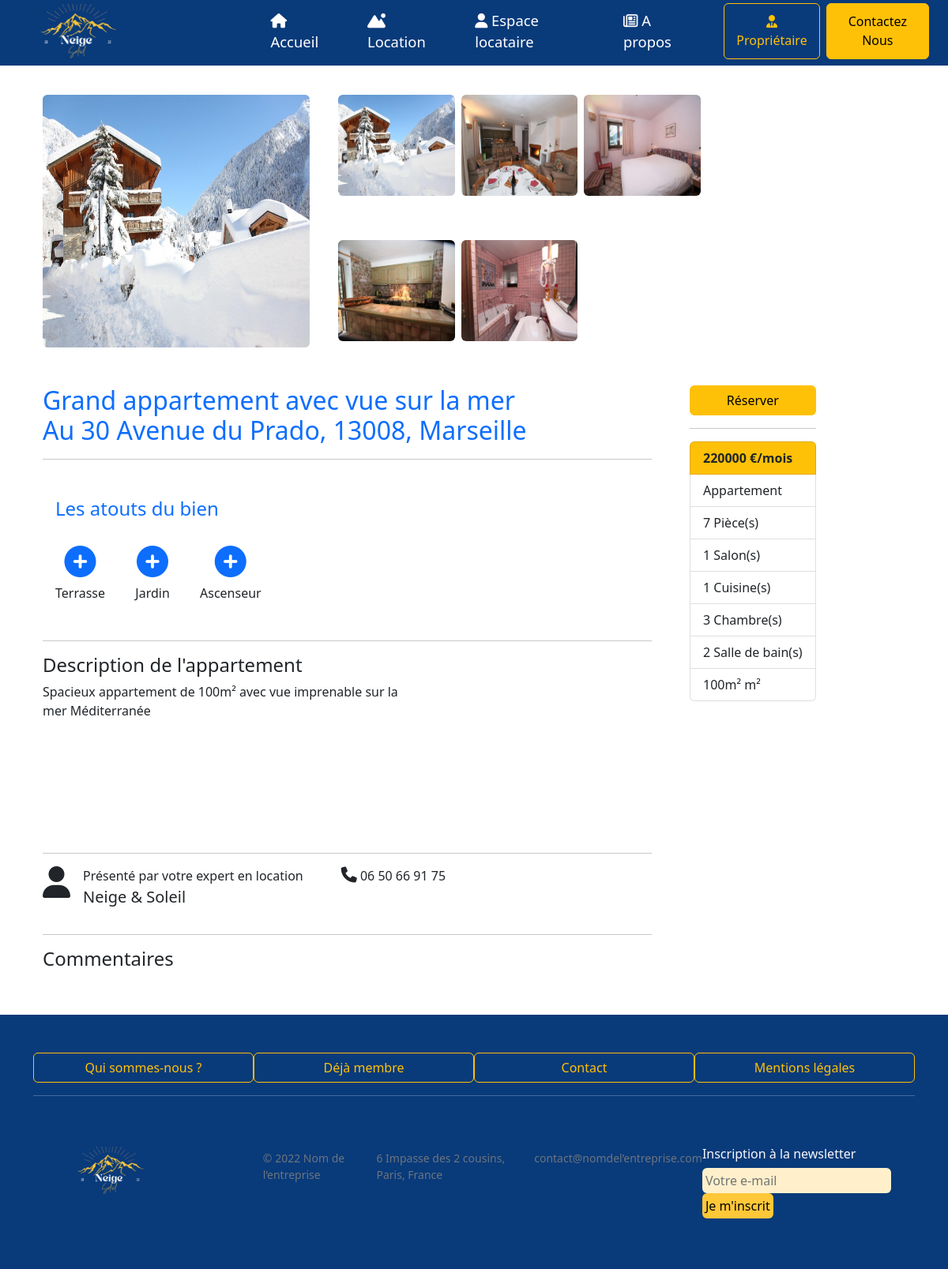
The page /index.php?page=appartement&id_appart=2 on the database as committed earlier.
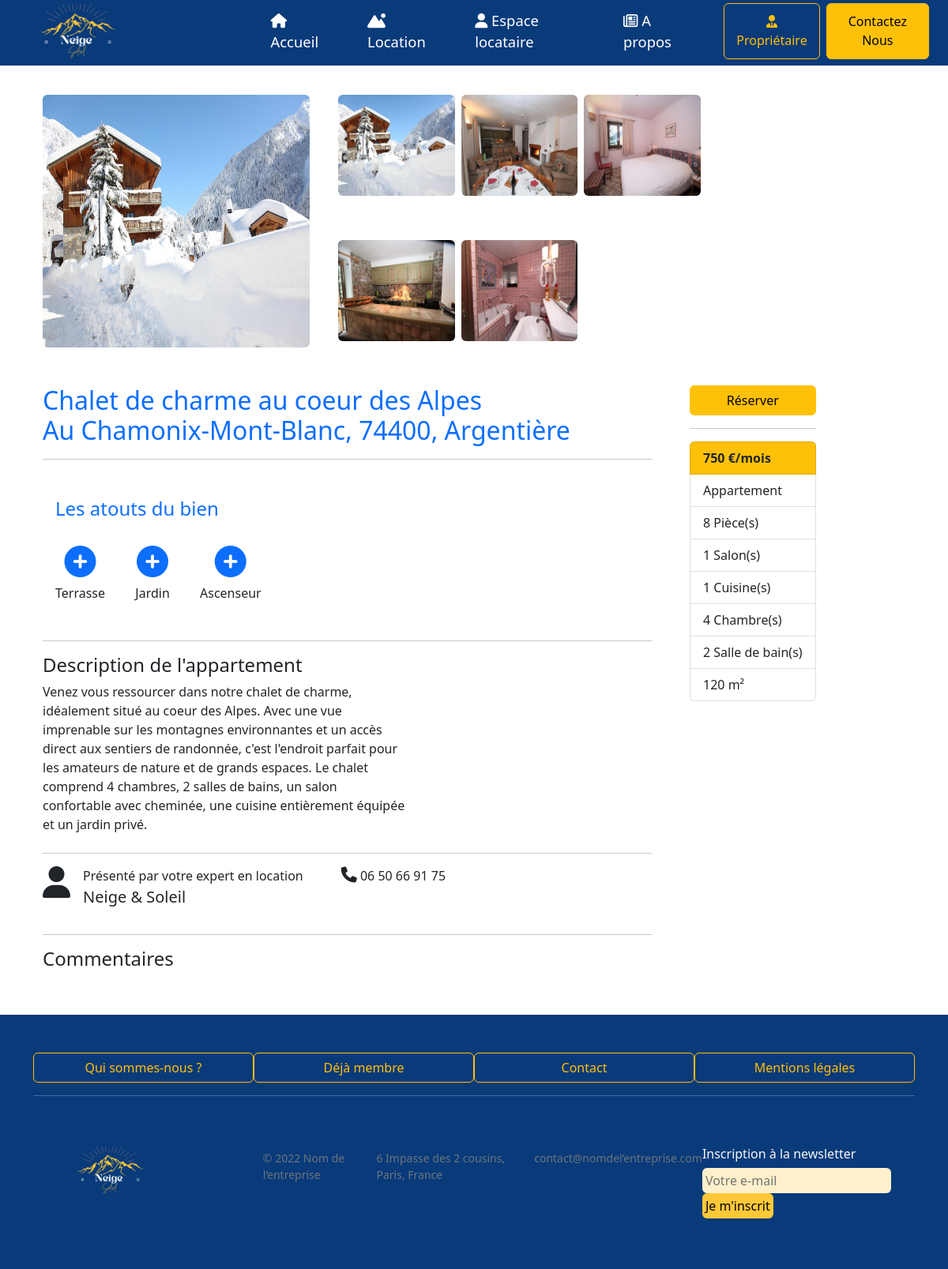
The same page on the database as committed later.
### tables this page shows
CREATE table appartement (
    id_appart int(5) not null AUTO_INCREMENT,
    statut_appart enum ("Disponible", "En location", "En attente"),
    prix_appart FLOAT,
    intitule_appart VARCHAR(100),
    ville_appart VARCHAR (50),
    cp_appart VARCHAR (50),
    adresse_appart varchar (255),
    description_appart VARCHAR(5000),
    type_appart VARCHAR (50),
    superficie_appart VARCHAR (50),
    image VARCHAR (50) NULL,
    nb_chambre int (5),
    nb_cuisine int(5),
    nb_salon int(5),
    nb_salle_bain int(5),
    nb_piece int(5),
    id_user INT(5),
    FOREIGN key (id_user) REFERENCES user(id_user),
    PRIMARY key (id_appart)
);

### controller/config_database.php (called while the page is built)
<?php
	$server = "localhost";
	$bdd = "neige_soleil";
	$user = "root";
	$mdp = "";
?>

### src/model.php (called while the page is built, shortened)
<?php
class Modele
{
    private $unPDO;
    public function __construct($server, $bdd, $user, $mdp)
    {
        $this->unPDO = null;
        try {
            $url = "mysql:host=" . $server . ";dbname=" . $bdd;
            $this->unPDO = new PDO($url, $user, $mdp);
        } catch (PDOException $exp) {
            echo "<br/>Erreur de connexion à la base de données !";
            echo $exp->getMessage();
        }
    }
    public function selectWhereApprtement($id_appart)
    {
        if ($this->unPDO != null) {
            $request = "select * from appartement where id_appart = :id_appart";
            $donnees = array(":id_appart" => $id_appart);
            $select = $this->unPDO->prepare($request);
            $select->execute($donnees);
            $appartement = $select->fetch();
            return $appartement;
        }
    }
    public function selectWhereImage($id_appart)
    {
        if ($this->unPDO != null) {
            $request = "select * from images where id_appart =:id_appart ";
            $select = $this->unPDO->prepare($request);
            $select->bindValue(':id_appart', $id_appart, PDO::PARAM_INT);
            $select->execute();
            $image = $select->fetchAll();
            return $image;
        }
    }
    public function selectWhereAtout($id_appart)
    {
        if ($this->unPDO != null) {
            $request = "select * from atouts where id_appart =:id_appart ";
            $select = $this->unPDO->prepare($request);
            $select->bindValue(':id_appart', $id_appart, PDO::PARAM_INT);
            $select->execute();
            $atouts = $select->fetchAll();
            return $atouts;
        }
    }
}

### setting/setting_appartement.php (called while the page is built, shortened)
<?php
if (isset($_GET['id_appart'])) {
    $id_appart = $_GET['id_appart'];
    $appartement = $unController->selectWhereApprtement($id_appart);
    $images = $unController->selectWhereImage($id_appart);
    $atouts = $unController->selectWhereAtout($id_appart);
}

### controller/controller.php (called while the page is built, shortened)
<?php
require_once("src/model.php");
class Controller
{
    private $unModele;
    public function __construct($server, $bdd, $user, $mdp)
    {
        $this->unModele = new Modele($server, $bdd, $user, $mdp);
    }
    public function selectWhereApprtement($id_appart)
    {
        return $this->unModele->selectWhereApprtement($id_appart);
    }
    public function selectWhereImage($id_appart)
    {
        $imagesAppart = $this->unModele->selectWhereImage($id_appart);
        return $imagesAppart;
    }
    public function selectWhereAtout($id_appart)
    {
        $atouts = $this->unModele->selectWhereAtout($id_appart);
        return $atouts;
    }
}

### Templates/appartement.php (the view, shortened to what the changed rows need)
<section class="container section_appart">
  <div class=" text-center">
    <div class="row container-fluid" style="width:80%;">
      <div class="col-5 ">
        <?php
        echo ' <div class=" mt-5"><img src="Images/' . $appartement['image'] . '" class="rounded card-img-top" style="width:100; height:20rem;" id="full" alt="..."></div>
        </div>
        <div class="col-7 ">
          <div class="container text-center">
            <div class="row g-2">';
        foreach ($images as $image) {
          echo '
                 <div class="col-4">
                <div class="mt-5"><img src="images/' . $image['nom_img'] . '.' . $image['type_img'] . '" class="rounded card-img-top small" style="width:100; height:8rem;" alt="Appartement"></div>
              </div>';
        }
        ?>
      </div>
    </div>
  </div>
  </div>
  </div>
  <div class="d-flex py-5 container">
    <div class="pe-5 w-75">
      <?php
      echo '<h2 class="text-primary fw-lighter">' . $appartement['intitule_appart'] . ' <br> Au ' . $appartement['adresse_appart'] . ', ' . $appartement['cp_appart'] . ', ' . $appartement['ville_appart'] . '</h2>';
      echo '
      <hr>
      <h4 class="mt-5 ps-3 text-primary fw-lighter">Les atouts du bien</h4>
      <div class="d-flex">';
      foreach ($atouts as $atout) {
        echo '   <div class="text-center p-3">
        <i class="fa-solid fa-circle-plus fs-1 text-primary m-2"></i>
        <p>' . $atout['nom_atout'] . '</p>
      </div>';
      }
      echo '
      </div>
      <hr>
      <h4>Description de l\'appartement</h4>
      <p style="height: 25vh; width: 60%; ">' . $appartement['description_appart'] . '</p>
      <hr>
      <div class="d-flex">
        <div class="d-flex pe-5">
          <i class="fa-solid fa-user fs-1 me-3"></i>
          <p>Présenté par votre expert en location<br><span class="fs-5">Neige & Soleil</span></p>
        </div>
        <div class="pe-5">
          <i class="fa-solid fa-phone fs-5"></i></i> 06 50 66 91 75
        </div>
      </div>
      <hr>
      <h4>Commentaires</h4>
    </div>
    <div>';
      if (!isset($_SESSION["email_locataire"]) && !isset($_SESSION["email_proprio"])) {
        echo '<button class="btn btn-warning w-100" data-bs-target="" data-bs-toggle="modal"><a class="text-decoration-none text-black" href="index.php?page=connexion_locataire">Réserver</a></button>';
      } else {
        echo '<a href="index.php?page=calendrier&id_appart=' . $appartement["id_appart"] . '"><button class="btn btn-warning w-100" data-bs-target="#exampleModalToggle" data-bs-toggle="modal">Réserver</button></a>';
      }
      $nb_piece = $appartement['nb_salon'] + $appartement['nb_cuisine'] + $appartement['nb_chambre'] + $appartement['nb_salle_bain'];
      echo '<hr class="y-5">
        <div>
          <ul class="list-group">
            <li class="list-group-item bg-warning fw-semibold">' . $appartement['prix_appart'] . ' €/mois</li>
            <li class="list-group-item">' . $appartement['type_appart'] . ' </li>
            <li class="list-group-item">' . $nb_piece . ' Pièce(s)</li>
            <li class="list-group-item">' . $appartement['nb_salon'] . ' Salon(s)</li>
            <li class="list-group-item">' . $appartement['nb_cuisine'] . ' Cuisine(s)</li>
            <li class="list-group-item">' . $appartement['nb_chambre'] . ' Chambre(s)</li>
            <li class="list-group-item">' . $appartement['nb_salle_bain'] . ' Salle de bain(s)</li>
            <li class="list-group-item">' . $appartement['superficie_appart'] . ' m²</li>
          </ul>
        </div>
      </div>';
      ?>
    </div>
</section>

Rows that differ between the two databases and show on the page:
changed appartement "Appartement": intitule_appart "Grand appartement avec vue sur la mer" → "Chalet de charme au coeur des Alpes"; adresse_appart "30 Avenue du Prado" → "Chamonix-Mont-Blanc"; cp_appart "13008" → "74400"; ville_appart "Marseille" → "Argentière"; description_appart "Spacieux appartement de 100m² avec vue imprenable sur la mer Méditerranée" → "Venez vous ressourcer dans notre chalet de charme, idéalement situé au coeur des Alpes. Avec une vue imprenable sur les montagnes environnantes et un accès direct aux sentiers de randonnée, c'est l'endroit parfait pour les amateurs de nature et de grands espaces. Le chalet comprend 4 chambres, 2 salles de bains, un salon confortable avec cheminée, une cuisine entièrement équipée et un jardin privé."; prix_appart "220000" → "750"; nb_piece "7" → "8"; nb_chambre "3" → "4"; superficie_appart "100m²" → "120"
